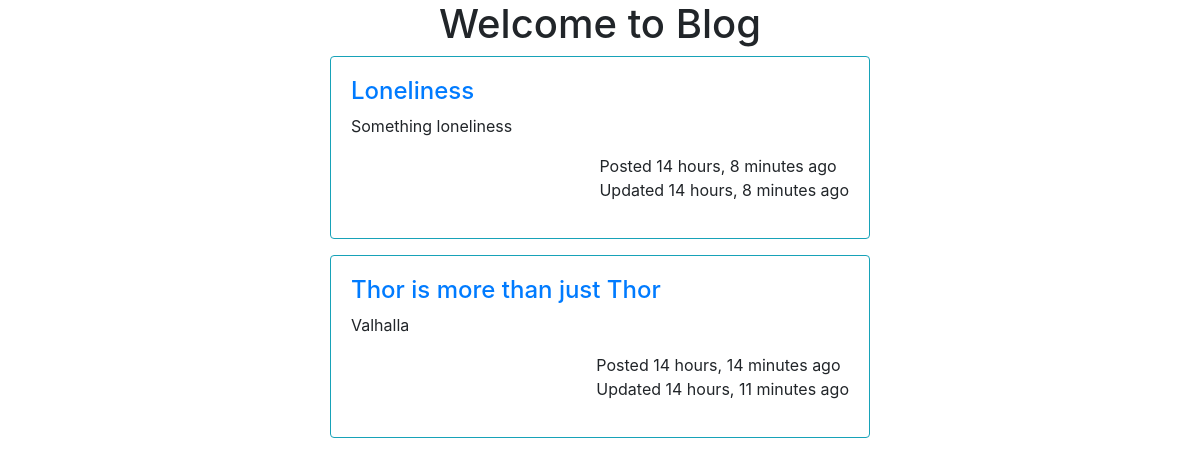
/, run on an earlier commit of the app's database.
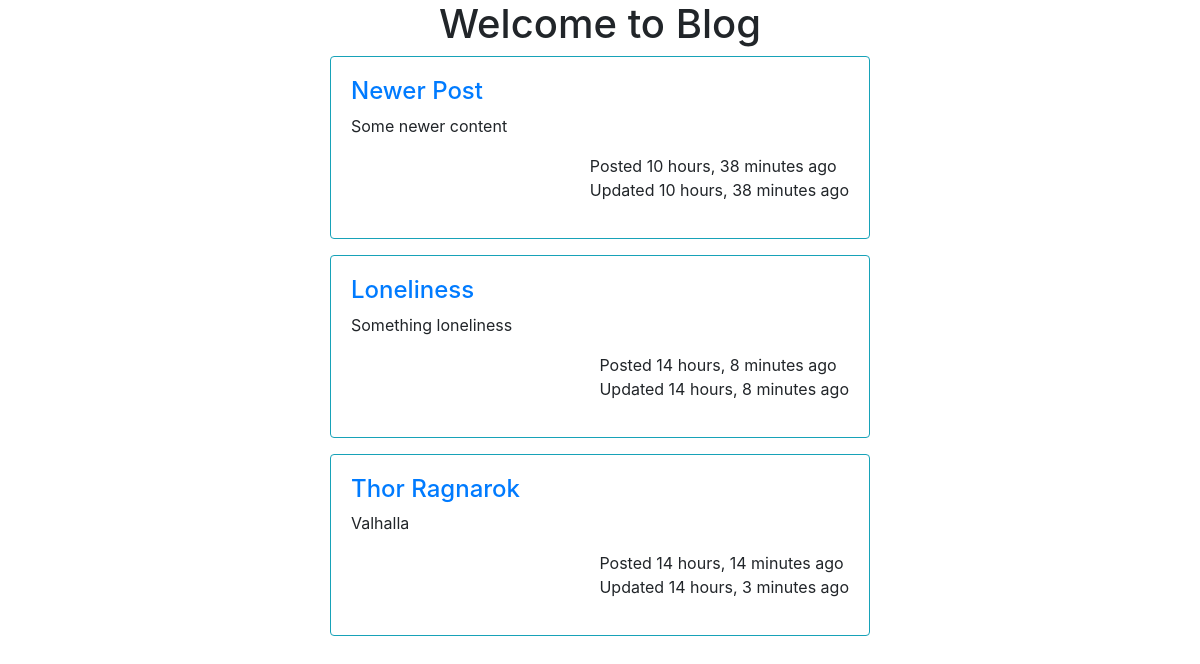
And on a later commit of the database.
### blog/models.py (models this page shows, shortened)
class Post(models.Model):
    title = models.CharField(max_length=100)
    content = models.TextField()
    time_stamp = models.DateTimeField(auto_now_add=True)
    updated = models.DateTimeField(auto_now=True)
    def get_absolute_url(self):
        return reverse("blog:details", kwargs={"pk": self.pk})

### blog/views.py (the view)
# urls.py: path('', views.posts_home, name='posts_home'),
def posts_home(request):
    posts = Post.objects.all().order_by('-id')
    context = {
        'posts':posts
    }
    return render(request, 'blog/home.html', context)

### blog/templates/blog/home.html
{% extends 'blog/base.html' %}
{% block content %}
    <div class="container">
        <h1 class="text-center">Welcome to Blog</h1>
        {% for post in posts %}
        <div class="row">
            <div class="col-md-3"></div>
            <div class="col-md-6">
                <div class="card border-info mb-3">
                    <div class="card-body">
                        <h4><a href="{{post.get_absolute_url}}">{{post.title}}</a></h4>
                        <p>{{post.content}}</p>
                        <p style="float: right;">Posted {{post.time_stamp|timesince}} ago</br>Updated {{post.updated|timesince}} ago</p>
                    </div>
                </div>
            </div>
            <div class="col-md-3"></div>
        </div>
        {% endfor %}
    </div>
{% endblock %}

What changed in the data, as far as the page shows it:
added Post: title "Newer Post", content "Some newer content", time_stamp "10 hours, 38 minutes", updated "10 hours, 38 minutes"
changed Post "Valhalla": title "Thor is more than just Thor" → "Thor Ragnarok"; updated "14 hours, 11 minutes" → "14 hours, 3 minutes"
